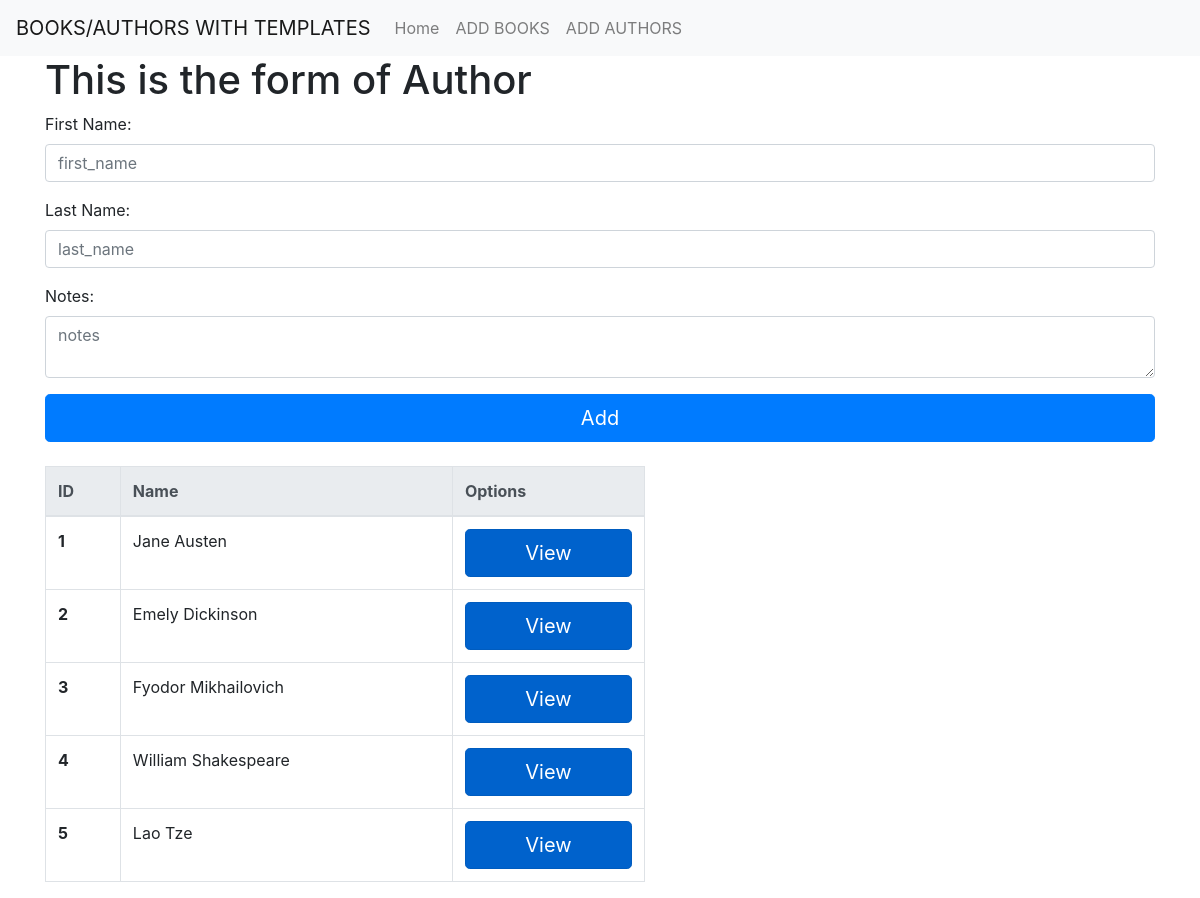
Screenshot of /index_one with the database file from the repository.
### Template_Book/models.py (models this page shows)
class Authors(models.Model):
    first_name = models.CharField(max_length=40)
    last_name = models.CharField(max_length=40)
    notes = models.TextField()
    books = models.ManyToManyField(Books, related_name="publishers")
    created_at = models.DateTimeField(auto_now_add=True)
    updated_at = models.DateTimeField(auto_now=True)

### Template_Book/views.py (the view)
# urls.py: path('index_one', views.index_Author),
def index_Author(request ):
    some_data_in_Author = Authors.objects.all()
    context ={
        "contex_author":some_data_in_Author
    }
    return render(request, "index_Author.html", context)

### Template_Book/templates/index_Author.html (shortened to what this page needs)
<!DOCTYPE html>
<html lang="en">
<head>
    <link rel="stylesheet" href="https://stackpath.bootstrapcdn.com/bootstrap/4.4.1/css/bootstrap.min.css"
>
    {% load static %}
      <link rel="stylesheet" href="{% static 'css/style.css' %}">
</head>
<body>
    <nav class="navbar navbar-expand-lg navbar-light bg-light">
        <div class="collapse navbar-collapse" id="navbarTogglerDemo01">
          <a class="navbar-brand" >BOOKS/AUTHORS WITH TEMPLATES</a>
          <ul class="navbar-nav mr-auto mt-2 mt-lg-0">
            <li class="nav-item ">
              <a class="nav-link "  href="/">Home </a>
            </li>
            <li class="nav-item">
              <a class="nav-link" href="/index">ADD BOOKS</a>
            </li>
            <li class="nav-item">
                <a class="nav-link" href="/index_Author">ADD AUTHORS</a>
              </li>
          </ul>
        </div>
      </nav>
<div class="container center">
    <h1>This is the form of Author</h1>
            <form action="/create_Author" method="POST" id="create_Author">
            <div class="form-group ">
                <label for="first_name"> First Name: </label>
                <input type="text"  class="form-control" name="first_name" id="title" placeholder="first_name" required>
            </div>
            <div class="form-group ">
                <label for="last_name"> Last Name: </label>
                <input type="text"  class="form-control" name="last_name" id="title" placeholder="last_name" required>
            </div>
            <div class="form-group ">
                <label for="note">Notes:</label>
                <textarea class="form-control" placeholder="notes" name="notes" id="notes" required></textarea>
            </div>
                <input type="submit" class="btn btn-primary btn-lg btn-block" value="Add">
            </form><br>
            <table class="table table-bordered table-hover" >
                <thead class="thead-light" >
                <th  scope="col">ID</th>
                <th scope="col">Name</th>
                <th scope="col">Options</th>
            </thead>
                {% for authors in contex_author %}
                <tr>
                    <th scope="row">{{ authors.id }}</th>
                    <td>{{ authors.first_name }} {{ authors.last_name }}</td>
                    <td><a class="btn btn-primary btn-lg btn-block active" role="button" aria-pressed="true" href="/show_author/{{ authors.id }}">View</a></td>
                </tr>
                {% endfor %}
            </table>
</div>
</body>
</html>

### Template_Book/static/css/style.css (style rules this page uses)
.table { width: 600px; }

### rows the page displays
Authors: id "1", first_name "Jane", last_name "Austen"
Authors: id "2", first_name "Emely", last_name "Dickinson"
Authors: id "3", first_name "Fyodor", last_name "Mikhailovich"
Authors: id "4", first_name "William", last_name "Shakespeare"
Authors: id "5", first_name "Lao", last_name "Tze"
